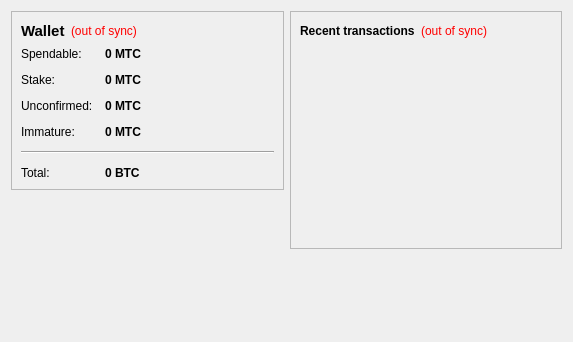
<?xml version="1.0" encoding="UTF-8"?>
<ui version="4.0">
 <class>OverviewPage</class>
 <widget class="QWidget" name="OverviewPage">
  <property name="geometry">
   <rect>
    <x>0</x>
    <y>0</y>
    <width>573</width>
    <height>342</height>
   </rect>
  </property>
  <property name="windowTitle">
   <string>Form</string>
  </property>
  <layout class="QHBoxLayout" name="horizontalLayout" stretch="1,1">
   <item>
    <layout class="QVBoxLayout" name="verticalLayout_2">
     <item>
      <widget class="QFrame" name="frame">
       <property name="frameShape">
        <enum>QFrame::StyledPanel</enum>
       </property>
       <property name="frameShadow">
        <enum>QFrame::Raised</enum>
       </property>
       <layout class="QVBoxLayout" name="verticalLayout_4">
        <item>
         <layout class="QHBoxLayout" name="horizontalLayout_4">
          <item>
           <widget class="QLabel" name="label_5">
            <property name="font">
             <font>
              <pointsize>11</pointsize>
              <weight>75</weight>
              <bold>true</bold>
             </font>
            </property>
            <property name="text">
             <string>Wallet</string>
            </property>
           </widget>
          </item>
          <item>
           <widget class="QLabel" name="labelWalletStatus">
            <property name="toolTip">
             <string>The displayed information may be out of date. Your wallet automatically synchronizes with the Meteorcoin network after a connection is established, but this process has not completed yet.</string>
            </property>
            <property name="styleSheet">
             <string notr="true">QLabel { color: red; }</string>
            </property>
            <property name="text">
             <string notr="true">(out of sync)</string>
            </property>
            <property name="alignment">
             <set>Qt::AlignLeading|Qt::AlignLeft|Qt::AlignVCenter</set>
            </property>
           </widget>
          </item>
          <item>
           <spacer name="horizontalSpacer_2">
            <property name="orientation">
             <enum>Qt::Horizontal</enum>
            </property>
            <property name="sizeHint" stdset="0">
             <size>
              <width>40</width>
              <height>20</height>
             </size>
            </property>
           </spacer>
          </item>
         </layout>
        </item>
        <item>
         <layout class="QFormLayout" name="formLayout_2">
          <property name="fieldGrowthPolicy">
           <enum>QFormLayout::AllNonFixedFieldsGrow</enum>
          </property>
          <property name="horizontalSpacing">
           <number>12</number>
          </property>
          <property name="verticalSpacing">
           <number>12</number>
          </property>
          <item row="0" column="0">
           <widget class="QLabel" name="label">
            <property name="text">
             <string>Spendable:</string>
            </property>
           </widget>
          </item>
          <item row="0" column="1">
           <widget class="QLabel" name="labelBalance">
            <property name="font">
             <font>
              <weight>75</weight>
              <bold>true</bold>
             </font>
            </property>
            <property name="cursor">
             <cursorShape>IBeamCursor</cursorShape>
            </property>
            <property name="toolTip">
             <string>Your current spendable balance</string>
            </property>
            <property name="text">
             <string notr="true">0 MTC</string>
            </property>
            <property name="textInteractionFlags">
             <set>Qt::LinksAccessibleByMouse|Qt::TextSelectableByKeyboard|Qt::TextSelectableByMouse</set>
            </property>
           </widget>
          </item>
          <item row="1" column="0">
           <widget class="QLabel" name="label_6">
            <property name="text">
             <string>Stake:</string>
            </property>
           </widget>
          </item>
          <item row="1" column="1">
           <widget class="QLabel" name="labelStake">
            <property name="font">
             <font>
              <weight>75</weight>
              <bold>true</bold>
             </font>
            </property>
            <property name="cursor">
             <cursorShape>IBeamCursor</cursorShape>
            </property>
            <property name="toolTip">
             <string>Total of coins that was staked, and do not yet count toward the current balance</string>
            </property>
            <property name="text">
             <string notr="true">0 MTC</string>
            </property>
            <property name="textInteractionFlags">
             <set>Qt::LinksAccessibleByMouse|Qt::TextSelectableByKeyboard|Qt::TextSelectableByMouse</set>
            </property>
           </widget>
          </item>
          <item row="2" column="0">
           <widget class="QLabel" name="label_3">
            <property name="text">
             <string>Unconfirmed:</string>
            </property>
           </widget>
          </item>
          <item row="2" column="1">
           <widget class="QLabel" name="labelUnconfirmed">
            <property name="font">
             <font>
              <weight>75</weight>
              <bold>true</bold>
             </font>
            </property>
            <property name="cursor">
             <cursorShape>IBeamCursor</cursorShape>
            </property>
            <property name="toolTip">
             <string>Total of transactions that have yet to be confirmed, and do not yet count toward the current balance</string>
            </property>
            <property name="text">
             <string notr="true">0 MTC</string>
            </property>
            <property name="textInteractionFlags">
             <set>Qt::LinksAccessibleByMouse|Qt::TextSelectableByKeyboard|Qt::TextSelectableByMouse</set>
            </property>
           </widget>
          </item>
          <item row="3" column="0">
           <widget class="QLabel" name="labelImmatureText">
            <property name="text">
             <string>Immature:</string>
            </property>
           </widget>
          </item>
          <item row="3" column="1">
           <widget class="QLabel" name="labelImmature">
            <property name="font">
             <font>
              <weight>75</weight>
              <bold>true</bold>
             </font>
            </property>
            <property name="toolTip">
             <string>Mined balance that has not yet matured</string>
            </property>
            <property name="text">
             <string notr="true">0 MTC</string>
            </property>
            <property name="textInteractionFlags">
             <set>Qt::LinksAccessibleByMouse|Qt::TextSelectableByKeyboard|Qt::TextSelectableByMouse</set>
            </property>
           </widget>
          </item>
          <item row="4" column="0" colspan="2">
           <widget class="Line" name="line">
            <property name="orientation">
             <enum>Qt::Horizontal</enum>
            </property>
           </widget>
          </item>
          <item row="5" column="0">
           <widget class="QLabel" name="labelTotalText">
            <property name="text">
             <string>Total:</string>
            </property>
           </widget>
          </item>
          <item row="5" column="1">
           <widget class="QLabel" name="labelTotal">
            <property name="font">
             <font>
              <weight>75</weight>
              <bold>true</bold>
             </font>
            </property>
            <property name="cursor">
             <cursorShape>IBeamCursor</cursorShape>
            </property>
            <property name="toolTip">
             <string>Your current total balance</string>
            </property>
            <property name="text">
             <string notr="true">0 BTC</string>
            </property>
            <property name="textInteractionFlags">
             <set>Qt::LinksAccessibleByMouse|Qt::TextSelectableByKeyboard|Qt::TextSelectableByMouse</set>
            </property>
           </widget>
          </item>
         </layout>
        </item>
       </layout>
      </widget>
     </item>
     <item>
      <spacer name="verticalSpacer">
       <property name="orientation">
        <enum>Qt::Vertical</enum>
       </property>
       <property name="sizeHint" stdset="0">
        <size>
         <width>20</width>
         <height>40</height>
        </size>
       </property>
      </spacer>
     </item>
    </layout>
   </item>
   <item>
    <layout class="QVBoxLayout" name="verticalLayout_3">
     <item>
      <widget class="QFrame" name="frame_2">
       <property name="frameShape">
        <enum>QFrame::StyledPanel</enum>
       </property>
       <property name="frameShadow">
        <enum>QFrame::Raised</enum>
       </property>
       <layout class="QVBoxLayout" name="verticalLayout">
        <item>
         <layout class="QHBoxLayout" name="horizontalLayout_2">
          <item>
           <widget class="QLabel" name="label_4">
            <property name="text">
             <string>&lt;b&gt;Recent transactions&lt;/b&gt;</string>
            </property>
           </widget>
          </item>
          <item>
           <widget class="QLabel" name="labelTransactionsStatus">
            <property name="toolTip">
             <string>The displayed information may be out of date. Your wallet automatically synchronizes with the Meteorcoin network after a connection is established, but this process has not completed yet.</string>
            </property>
            <property name="styleSheet">
             <string notr="true">QLabel { color: red; }</string>
            </property>
            <property name="text">
             <string notr="true">(out of sync)</string>
            </property>
            <property name="alignment">
             <set>Qt::AlignRight|Qt::AlignTrailing|Qt::AlignVCenter</set>
            </property>
           </widget>
          </item>
          <item>
           <spacer name="horizontalSpacer">
            <property name="orientation">
             <enum>Qt::Horizontal</enum>
            </property>
            <property name="sizeHint" stdset="0">
             <size>
              <width>40</width>
              <height>20</height>
             </size>
            </property>
           </spacer>
          </item>
         </layout>
        </item>
        <item>
         <widget class="QListView" name="listTransactions">
          <property name="styleSheet">
           <string notr="true">QListView { background: transparent; }</string>
          </property>
          <property name="frameShape">
           <enum>QFrame::NoFrame</enum>
          </property>
          <property name="verticalScrollBarPolicy">
           <enum>Qt::ScrollBarAlwaysOff</enum>
          </property>
          <property name="horizontalScrollBarPolicy">
           <enum>Qt::ScrollBarAlwaysOff</enum>
          </property>
          <property name="selectionMode">
           <enum>QAbstractItemView::NoSelection</enum>
          </property>
         </widget>
        </item>
       </layout>
      </widget>
     </item>
     <item>
      <spacer name="verticalSpacer_2">
       <property name="orientation">
        <enum>Qt::Vertical</enum>
       </property>
       <property name="sizeHint" stdset="0">
        <size>
         <width>20</width>
         <height>40</height>
        </size>
       </property>
      </spacer>
     </item>
    </layout>
   </item>
  </layout>
 </widget>
 <resources/>
 <connections/>
</ui>
